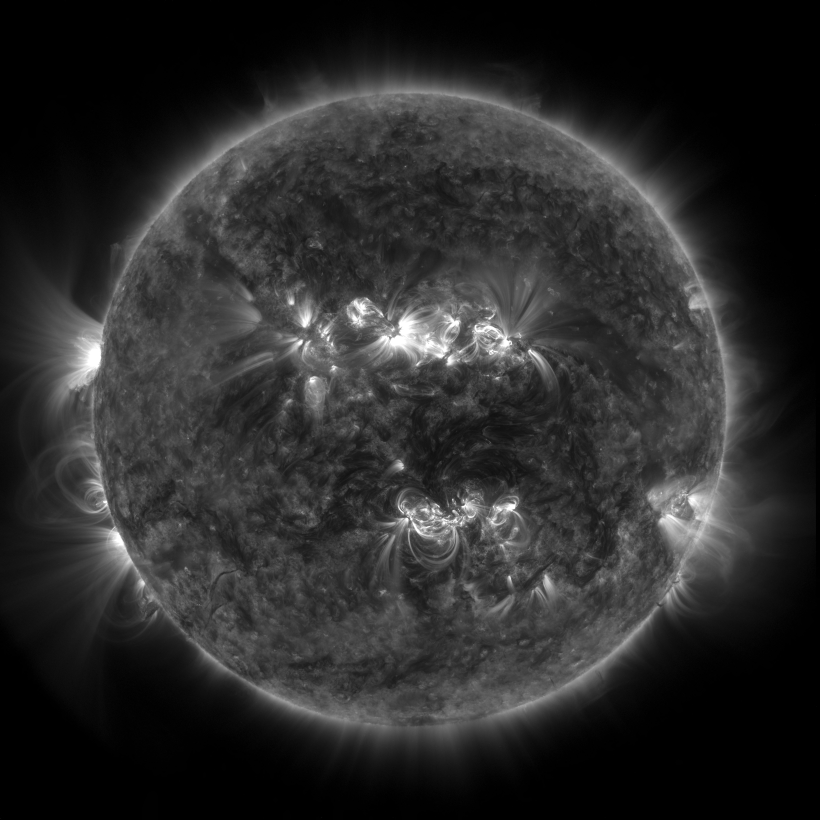
#> input picture AhmedAmmar/SunPy/SolarImage/2012_07_03__14_29_48_34__SDO_AIA_AIA_171.jp2, 4096 x 4096 px, given in place of Ooty_TypeII_resized.jpg, which was not available (shown at 1/5 size)
$ python imgstack.py
#> lines starting #> are read from the running program, lines starting #| are printed output that depends on the picture; pictures that were not available may be replaced by others from this repository, and a replacement may not be noted
# -*- coding: utf-8 -*-
"""
Created on Tue Feb 06 15:40:41 2018
Lecture 5.9/5 Image overlay (vertically, horizontally)
@author: cmonstei
https://stackoverflow.com/questions/30227466/combine-several-images-horizontally-with-python
http://www.polarlicht-vorhersage.de/goes_archive
Do not forget to install PIL as: pip install pillow
"""
#----------------------------------------------------------------------------------------------

from PIL import Image

#----------------------------------------------------------------------------------------------

def append_images(images, direction='horizontal',
                  bg_color=(255,255,255), aligment='center'):
    """
    Appends images in horizontal/vertical direction.

    Args:
        images: List of PIL images
        direction: direction of concatenation, 'horizontal' or 'vertical'
        bg_color: Background color (default: white)
        aligment: alignment mode if images need padding;
           'left', 'right', 'top', 'bottom', or 'center'

    Returns:
        Concatenated image as a new PIL image object.
    """
#> called with direction = 'vertical', bg_color = (255, 255, 255), aligment = 'center'
    widths, heights = zip(*(i.size for i in images))
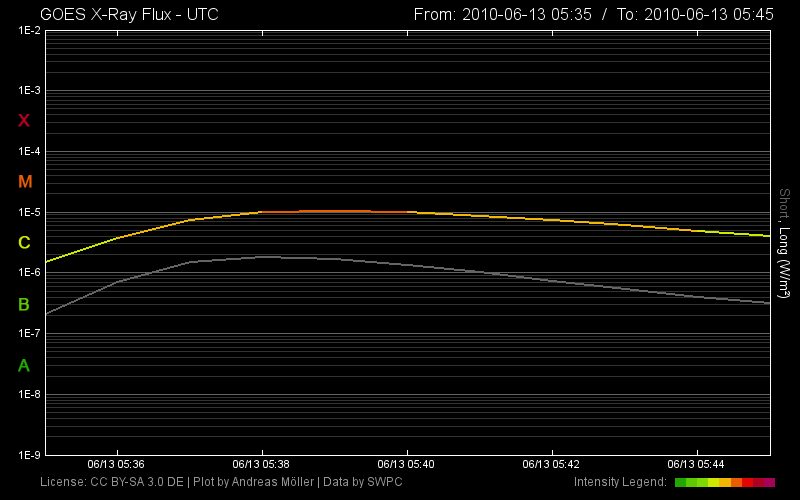
#> input picture Lectures/Lecture_5/ImageManipulation/goes_xray.png, 800 x 500 px
#> widths = (4096, 800); heights = (4096, 500)

    if direction=='horizontal':
        new_width = sum(widths)
        new_height = max(heights)
    else:
        new_width = max(widths)
#> new_width = 4096
        new_height = sum(heights)
#> new_height = 4596

    new_im = Image.new('RGB', (new_width, new_height), color=bg_color)
#> new_im: PIL image 4096x4596 RGB; every value is 255


    offset = 0
    for im in images:
        if direction=='horizontal':
            y = 0
            if aligment == 'center':
                y = int((new_height - im.size[1])/2)
            elif aligment == 'bottom':
                y = new_height - im.size[1]
            new_im.paste(im, (offset, y))
            offset += im.size[0]
        else:
            x = 0
            if aligment == 'center':
                x = int((new_width - im.size[0])/2)
            elif aligment == 'right':
                x = new_width - im.size[0]
            new_im.paste(im, (x, offset))
            offset += im.size[1]
#> after the loop, offset = 0

    return new_im

#----------------------------------------------------------------------------------------------
list_img = ['Ooty_TypeII_resized.jpg', 'goes_xray.png']
images = map(Image.open, list_img)
combo_4 = append_images(images, direction='vertical')
combo_4.save('RadioAndXray_vertical.png')
combo_4.show()

#----------------------------------------------------------------------------------------------
list_img = ['BLENSW_20180205_144500_01.fit.gz.png', 'ESSEN_20180205_144503_58.fit.gz.png', 'GLASGOW_20180205_144502_59.fit.gz.png']
images = map(Image.open, list_img)
combo_1 = append_images(images, direction='horizontal')
#> call 2 of append_images, with direction = 'horizontal', bg_color = (255, 255, 255), aligment = 'center'
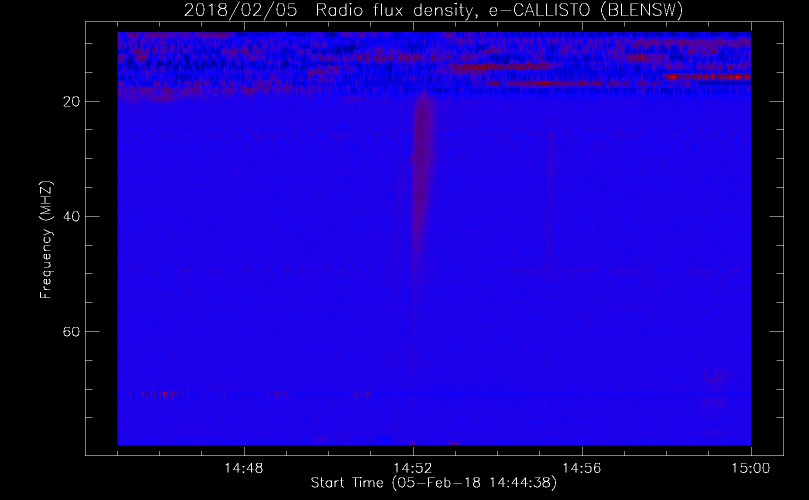
#> input picture Lectures/Lecture_5/ImageManipulation/BLENSW_20180205_144500_01.fit.gz.png, 1618 x 1000 px (shown at 1/2 size)
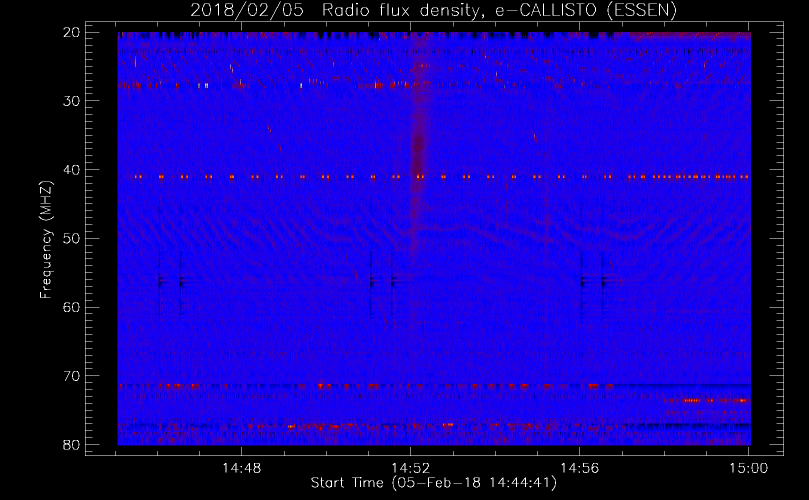
#> input picture Lectures/Lecture_5/ImageManipulation/ESSEN_20180205_144503_58.fit.gz.png, 1618 x 1000 px (shown at 1/2 size)
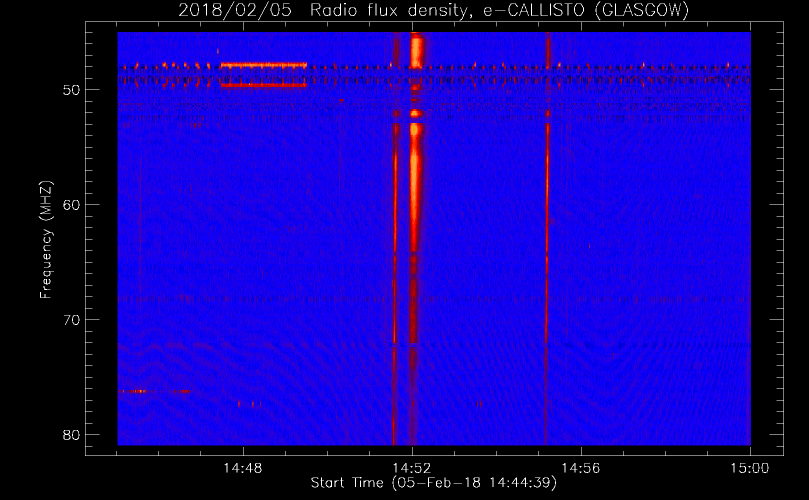
#> input picture Lectures/Lecture_5/ImageManipulation/GLASGOW_20180205_144502_59.fit.gz.png, 1618 x 1000 px (shown at 1/2 size)
#> in append_images (call 2), `widths, heights = zip(*(i.size for i in images))`: widths = (1618, 1618, 1618); heights = (1000, 1000, 1000)
#> in append_images (call 2), `new_width = sum(widths)`: new_width = 4854
#> in append_images (call 2), `new_height = max(heights)`: new_height = 1000
#> in append_images (call 2), `new_im = Image.new('RGB', (new_width, new_height), color=bg_color)`: new_im: PIL image 4854x1000 RGB; every value is 255
#> after the loop in append_images (call 2), `for im in images:`: offset = 0
combo_1.save('Radio_several_horizontal.png')
combo_1.show()

#----------------------------------------------------------------------------------------------
list_img = ['BLENSW_20180205_144500_01.fit.gz.png', 'ESSEN_20180205_144503_58.fit.gz.png', 'GLASGOW_20180205_144502_59.fit.gz.png']
images = map(Image.open, list_img)
combo_2 = append_images(images, direction='vertical', aligment='top')
#> in append_images (call 3), `new_im = Image.new('RGB', (new_width, new_height), color=bg_color)`: new_im: PIL image 1618x3000 RGB; every value is 255
combo_2.save('Radio_several_vertical.png')
combo_2.show()
#----------------------------------------------------------------------------------------------
